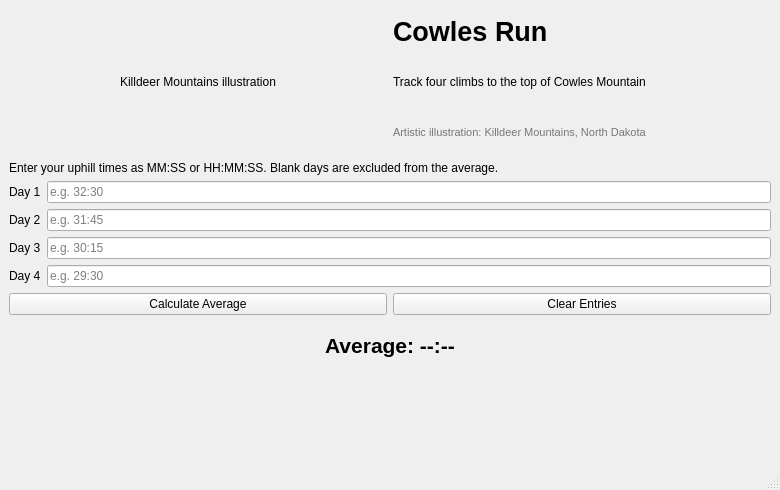
<?xml version="1.0" encoding="UTF-8"?>
<ui version="4.0">
 <class>MainWindow</class>
 <widget class="QMainWindow" name="MainWindow">
  <property name="geometry"><rect><x>0</x><y>0</y><width>780</width><height>490</height></rect></property>
  <property name="windowTitle"><string>cowlesrun | Four-Day Summit Average</string></property>
  <widget class="QWidget" name="centralwidget">
   <layout class="QVBoxLayout" name="verticalLayout">
    <item><layout class="QHBoxLayout" name="headerLayout">
     <item><widget class="QLabel" name="mountainImage"><property name="minimumSize"><size><width>232</width><height>146</height></size></property><property name="alignment"><set>Qt::AlignCenter</set></property><property name="text"><string>Killdeer Mountains illustration</string></property></widget></item>
     <item><layout class="QVBoxLayout" name="headingLayout">
       <item><widget class="QLabel" name="titleLabel"><property name="text"><string>Cowles Run</string></property><property name="styleSheet"><string>font-size: 27px; font-weight: bold;</string></property></widget></item>
       <item><widget class="QLabel" name="subtitleLabel"><property name="text"><string>Track four climbs to the top of Cowles Mountain</string></property><property name="wordWrap"><bool>true</bool></property></widget></item>
       <item><widget class="QLabel" name="imageCaption"><property name="text"><string>Artistic illustration: Killdeer Mountains, North Dakota</string></property><property name="wordWrap"><bool>true</bool></property><property name="styleSheet"><string>color: #777; font-size: 11px;</string></property></widget></item>
      </layout></item>
    </layout></item>
    <item><widget class="QLabel" name="instructionLabel"><property name="text"><string>Enter your uphill times as MM:SS or HH:MM:SS. Blank days are excluded from the average.</string></property><property name="wordWrap"><bool>true</bool></property></widget></item>
    <item><layout class="QFormLayout" name="formLayout">
     <item row="0" column="0"><widget class="QLabel" name="run1Label"><property name="text"><string>Day 1</string></property></widget></item>
     <item row="0" column="1"><widget class="QLineEdit" name="run1Edit"><property name="placeholderText"><string>e.g. 32:30</string></property><property name="maxLength"><number>12</number></property></widget></item>
     <item row="1" column="0"><widget class="QLabel" name="run2Label"><property name="text"><string>Day 2</string></property></widget></item>
     <item row="1" column="1"><widget class="QLineEdit" name="run2Edit"><property name="placeholderText"><string>e.g. 31:45</string></property><property name="maxLength"><number>12</number></property></widget></item>
     <item row="2" column="0"><widget class="QLabel" name="run3Label"><property name="text"><string>Day 3</string></property></widget></item>
     <item row="2" column="1"><widget class="QLineEdit" name="run3Edit"><property name="placeholderText"><string>e.g. 30:15</string></property><property name="maxLength"><number>12</number></property></widget></item>
     <item row="3" column="0"><widget class="QLabel" name="run4Label"><property name="text"><string>Day 4</string></property></widget></item>
     <item row="3" column="1"><widget class="QLineEdit" name="run4Edit"><property name="placeholderText"><string>e.g. 29:30</string></property><property name="maxLength"><number>12</number></property></widget></item>
    </layout></item>
    <item><layout class="QHBoxLayout" name="buttonLayout">
     <item><widget class="QPushButton" name="calculateButton"><property name="text"><string>Calculate Average</string></property></widget></item>
     <item><widget class="QPushButton" name="clearButton"><property name="text"><string>Clear Entries</string></property></widget></item>
    </layout></item>
    <item><widget class="QLabel" name="averageLabel"><property name="text"><string>Average: --:--</string></property><property name="alignment"><set>Qt::AlignCenter</set></property><property name="styleSheet"><string>font-size: 21px; font-weight: bold; padding: 12px;</string></property></widget></item>
    <item><spacer name="verticalSpacer"><property name="orientation"><enum>Qt::Vertical</enum></property><property name="sizeHint" stdset="0"><size><width>20</width><height>12</height></size></property></spacer></item>
   </layout>
  </widget>
  <widget class="QMenuBar" name="menubar"/>
  <widget class="QStatusBar" name="statusbar"/>
 </widget>
 <resources/>
 <connections/>
</ui>
